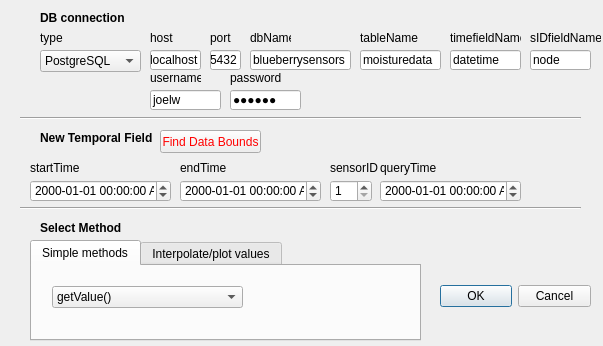
<?xml version="1.0" encoding="UTF-8"?>
<ui version="4.0">
 <class>TemporalFieldGatewayDialogBase</class>
 <widget class="QDialog" name="TemporalFieldGatewayDialogBase">
  <property name="geometry">
   <rect>
    <x>0</x>
    <y>0</y>
    <width>603</width>
    <height>346</height>
   </rect>
  </property>
  <property name="windowTitle">
   <string>Temporal Field Gateway</string>
  </property>
  <widget class="QDialogButtonBox" name="button_box">
   <property name="geometry">
    <rect>
     <x>440</x>
     <y>261</y>
     <width>151</width>
     <height>71</height>
    </rect>
   </property>
   <property name="orientation">
    <enum>Qt::Horizontal</enum>
   </property>
   <property name="standardButtons">
    <set>QDialogButtonBox::Cancel|QDialogButtonBox::Ok</set>
   </property>
  </widget>
  <widget class="QComboBox" name="dbType_comboBox">
   <property name="geometry">
    <rect>
     <x>40</x>
     <y>50</y>
     <width>101</width>
     <height>22</height>
    </rect>
   </property>
   <item>
    <property name="text">
     <string>PostgreSQL</string>
    </property>
   </item>
   <item>
    <property name="text">
     <string>MySQL</string>
    </property>
   </item>
  </widget>
  <widget class="QLabel" name="label">
   <property name="geometry">
    <rect>
     <x>40</x>
     <y>10</y>
     <width>131</width>
     <height>16</height>
    </rect>
   </property>
   <property name="text">
    <string>&lt;html&gt;&lt;head/&gt;&lt;body&gt;&lt;p&gt;&lt;span style=&quot; font-weight:600;&quot;&gt;DB connection&lt;/span&gt;&lt;/p&gt;&lt;/body&gt;&lt;/html&gt;</string>
   </property>
  </widget>
  <widget class="QLabel" name="label_3">
   <property name="geometry">
    <rect>
     <x>40</x>
     <y>130</y>
     <width>131</width>
     <height>16</height>
    </rect>
   </property>
   <property name="text">
    <string>&lt;html&gt;&lt;head/&gt;&lt;body&gt;&lt;p&gt;&lt;span style=&quot; font-weight:600;&quot;&gt;New Temporal Field&lt;/span&gt;&lt;/p&gt;&lt;/body&gt;&lt;/html&gt;</string>
   </property>
  </widget>
  <widget class="QDateTimeEdit" name="startTime">
   <property name="geometry">
    <rect>
     <x>30</x>
     <y>180</y>
     <width>141</width>
     <height>22</height>
    </rect>
   </property>
   <property name="displayFormat">
    <string>yyyy-MM-dd HH:mm:ss AP</string>
   </property>
   <property name="calendarPopup">
    <bool>false</bool>
   </property>
  </widget>
  <widget class="QDateTimeEdit" name="endTime">
   <property name="geometry">
    <rect>
     <x>180</x>
     <y>180</y>
     <width>141</width>
     <height>22</height>
    </rect>
   </property>
   <property name="displayFormat">
    <string>yyyy-MM-dd HH:mm:ss AP</string>
   </property>
   <property name="calendarPopup">
    <bool>false</bool>
   </property>
  </widget>
  <widget class="QDateTimeEdit" name="queryTime">
   <property name="geometry">
    <rect>
     <x>380</x>
     <y>180</y>
     <width>141</width>
     <height>22</height>
    </rect>
   </property>
   <property name="displayFormat">
    <string>yyyy-MM-dd HH:mm:ss AP</string>
   </property>
   <property name="calendarPopup">
    <bool>false</bool>
   </property>
  </widget>
  <widget class="QLabel" name="label_4">
   <property name="geometry">
    <rect>
     <x>30</x>
     <y>160</y>
     <width>51</width>
     <height>16</height>
    </rect>
   </property>
   <property name="text">
    <string>startTime</string>
   </property>
  </widget>
  <widget class="QLabel" name="label_5">
   <property name="geometry">
    <rect>
     <x>180</x>
     <y>160</y>
     <width>51</width>
     <height>16</height>
    </rect>
   </property>
   <property name="text">
    <string>endTime</string>
   </property>
  </widget>
  <widget class="QLabel" name="label_6">
   <property name="geometry">
    <rect>
     <x>330</x>
     <y>160</y>
     <width>51</width>
     <height>16</height>
    </rect>
   </property>
   <property name="text">
    <string>sensorID</string>
   </property>
  </widget>
  <widget class="QLabel" name="label_7">
   <property name="geometry">
    <rect>
     <x>380</x>
     <y>160</y>
     <width>71</width>
     <height>16</height>
    </rect>
   </property>
   <property name="text">
    <string>queryTime</string>
   </property>
  </widget>
  <widget class="QLabel" name="label_8">
   <property name="geometry">
    <rect>
     <x>40</x>
     <y>220</y>
     <width>131</width>
     <height>16</height>
    </rect>
   </property>
   <property name="text">
    <string>&lt;html&gt;&lt;head/&gt;&lt;body&gt;&lt;p&gt;&lt;span style=&quot; font-weight:600;&quot;&gt;Select Method&lt;/span&gt;&lt;/p&gt;&lt;/body&gt;&lt;/html&gt;</string>
   </property>
  </widget>
  <widget class="QSpinBox" name="sensorID">
   <property name="geometry">
    <rect>
     <x>330</x>
     <y>180</y>
     <width>42</width>
     <height>22</height>
    </rect>
   </property>
   <property name="minimum">
    <number>1</number>
   </property>
  </widget>
  <widget class="QPushButton" name="dataBounds">
   <property name="geometry">
    <rect>
     <x>160</x>
     <y>130</y>
     <width>101</width>
     <height>23</height>
    </rect>
   </property>
   <property name="palette">
    <palette>
     <active>
      <colorrole role="ButtonText">
       <brush brushstyle="SolidPattern">
        <color alpha="255">
         <red>255</red>
         <green>0</green>
         <blue>0</blue>
        </color>
       </brush>
      </colorrole>
     </active>
     <inactive>
      <colorrole role="ButtonText">
       <brush brushstyle="SolidPattern">
        <color alpha="255">
         <red>255</red>
         <green>0</green>
         <blue>0</blue>
        </color>
       </brush>
      </colorrole>
     </inactive>
     <disabled>
      <colorrole role="ButtonText">
       <brush brushstyle="SolidPattern">
        <color alpha="255">
         <red>120</red>
         <green>120</green>
         <blue>120</blue>
        </color>
       </brush>
      </colorrole>
     </disabled>
    </palette>
   </property>
   <property name="text">
    <string>Find Data Bounds</string>
   </property>
  </widget>
  <widget class="QLabel" name="label_9">
   <property name="geometry">
    <rect>
     <x>40</x>
     <y>30</y>
     <width>51</width>
     <height>16</height>
    </rect>
   </property>
   <property name="text">
    <string>type</string>
   </property>
  </widget>
  <widget class="QLabel" name="label_10">
   <property name="geometry">
    <rect>
     <x>150</x>
     <y>30</y>
     <width>51</width>
     <height>16</height>
    </rect>
   </property>
   <property name="text">
    <string>host</string>
   </property>
  </widget>
  <widget class="QLabel" name="label_11">
   <property name="geometry">
    <rect>
     <x>210</x>
     <y>30</y>
     <width>51</width>
     <height>16</height>
    </rect>
   </property>
   <property name="text">
    <string>port</string>
   </property>
  </widget>
  <widget class="QLabel" name="label_12">
   <property name="geometry">
    <rect>
     <x>250</x>
     <y>30</y>
     <width>41</width>
     <height>16</height>
    </rect>
   </property>
   <property name="text">
    <string>dbName</string>
   </property>
  </widget>
  <widget class="QLabel" name="label_13">
   <property name="geometry">
    <rect>
     <x>450</x>
     <y>30</y>
     <width>71</width>
     <height>16</height>
    </rect>
   </property>
   <property name="text">
    <string>timefieldName</string>
   </property>
  </widget>
  <widget class="QLabel" name="label_14">
   <property name="geometry">
    <rect>
     <x>360</x>
     <y>30</y>
     <width>61</width>
     <height>16</height>
    </rect>
   </property>
   <property name="text">
    <string>tableName</string>
   </property>
  </widget>
  <widget class="QLabel" name="label_15">
   <property name="geometry">
    <rect>
     <x>150</x>
     <y>70</y>
     <width>51</width>
     <height>16</height>
    </rect>
   </property>
   <property name="text">
    <string>username</string>
   </property>
  </widget>
  <widget class="QLabel" name="label_16">
   <property name="geometry">
    <rect>
     <x>230</x>
     <y>70</y>
     <width>51</width>
     <height>16</height>
    </rect>
   </property>
   <property name="text">
    <string>password</string>
   </property>
  </widget>
  <widget class="QLineEdit" name="host">
   <property name="geometry">
    <rect>
     <x>150</x>
     <y>50</y>
     <width>51</width>
     <height>20</height>
    </rect>
   </property>
   <property name="text">
    <string>localhost</string>
   </property>
  </widget>
  <widget class="QLineEdit" name="port">
   <property name="geometry">
    <rect>
     <x>210</x>
     <y>50</y>
     <width>31</width>
     <height>20</height>
    </rect>
   </property>
   <property name="text">
    <string>5432</string>
   </property>
  </widget>
  <widget class="QLineEdit" name="dbName">
   <property name="geometry">
    <rect>
     <x>250</x>
     <y>50</y>
     <width>101</width>
     <height>20</height>
    </rect>
   </property>
   <property name="text">
    <string>blueberrysensors</string>
   </property>
  </widget>
  <widget class="QLineEdit" name="tableName">
   <property name="geometry">
    <rect>
     <x>360</x>
     <y>50</y>
     <width>81</width>
     <height>20</height>
    </rect>
   </property>
   <property name="text">
    <string>moisturedata</string>
   </property>
  </widget>
  <widget class="QLineEdit" name="timefieldName">
   <property name="geometry">
    <rect>
     <x>450</x>
     <y>50</y>
     <width>71</width>
     <height>20</height>
    </rect>
   </property>
   <property name="text">
    <string>datetime</string>
   </property>
  </widget>
  <widget class="QLineEdit" name="username">
   <property name="geometry">
    <rect>
     <x>150</x>
     <y>90</y>
     <width>71</width>
     <height>20</height>
    </rect>
   </property>
   <property name="text">
    <string>joelw</string>
   </property>
  </widget>
  <widget class="QLineEdit" name="password">
   <property name="geometry">
    <rect>
     <x>230</x>
     <y>90</y>
     <width>71</width>
     <height>20</height>
    </rect>
   </property>
   <property name="text">
    <string>999jbw</string>
   </property>
   <property name="echoMode">
    <enum>QLineEdit::Password</enum>
   </property>
  </widget>
  <widget class="Line" name="line">
   <property name="geometry">
    <rect>
     <x>20</x>
     <y>110</y>
     <width>561</width>
     <height>16</height>
    </rect>
   </property>
   <property name="orientation">
    <enum>Qt::Horizontal</enum>
   </property>
  </widget>
  <widget class="Line" name="line_2">
   <property name="geometry">
    <rect>
     <x>20</x>
     <y>200</y>
     <width>561</width>
     <height>16</height>
    </rect>
   </property>
   <property name="orientation">
    <enum>Qt::Horizontal</enum>
   </property>
  </widget>
  <widget class="QTabWidget" name="methodTabs">
   <property name="geometry">
    <rect>
     <x>30</x>
     <y>240</y>
     <width>391</width>
     <height>101</height>
    </rect>
   </property>
   <property name="currentIndex">
    <number>0</number>
   </property>
   <widget class="QWidget" name="simplemethod">
    <attribute name="title">
     <string>Simple methods</string>
    </attribute>
    <widget class="QComboBox" name="method_comboBox">
     <property name="geometry">
      <rect>
       <x>20</x>
       <y>20</y>
       <width>191</width>
       <height>22</height>
      </rect>
     </property>
     <item>
      <property name="text">
       <string>getValue()</string>
      </property>
     </item>
     <item>
      <property name="text">
       <string>getAvg()</string>
      </property>
     </item>
     <item>
      <property name="text">
       <string>getMin()</string>
      </property>
     </item>
     <item>
      <property name="text">
       <string>getMax()</string>
      </property>
     </item>
    </widget>
   </widget>
   <widget class="QWidget" name="interpolatevalues">
    <attribute name="title">
     <string>Interpolate/plot values</string>
    </attribute>
    <widget class="QCheckBox" name="plotPoints">
     <property name="geometry">
      <rect>
       <x>10</x>
       <y>10</y>
       <width>70</width>
       <height>17</height>
      </rect>
     </property>
     <property name="text">
      <string>Plot points</string>
     </property>
    </widget>
    <widget class="QCheckBox" name="outputCSV">
     <property name="geometry">
      <rect>
       <x>220</x>
       <y>10</y>
       <width>121</width>
       <height>17</height>
      </rect>
     </property>
     <property name="text">
      <string>Output Data to CSV</string>
     </property>
    </widget>
    <widget class="QSpinBox" name="interval">
     <property name="geometry">
      <rect>
       <x>150</x>
       <y>40</y>
       <width>51</width>
       <height>22</height>
      </rect>
     </property>
     <property name="minimum">
      <number>1</number>
     </property>
     <property name="maximum">
      <number>999999999</number>
     </property>
    </widget>
    <widget class="QLineEdit" name="outFolder">
     <property name="geometry">
      <rect>
       <x>220</x>
       <y>50</y>
       <width>161</width>
       <height>20</height>
      </rect>
     </property>
     <property name="text">
      <string>C:/Users/Joel/Desktop</string>
     </property>
    </widget>
    <widget class="QLabel" name="label_18">
     <property name="geometry">
      <rect>
       <x>220</x>
       <y>30</y>
       <width>51</width>
       <height>16</height>
      </rect>
     </property>
     <property name="text">
      <string>outFolder</string>
     </property>
    </widget>
    <widget class="QCheckBox" name="plotInterval">
     <property name="geometry">
      <rect>
       <x>10</x>
       <y>40</y>
       <width>131</width>
       <height>17</height>
      </rect>
     </property>
     <property name="text">
      <string>Calculate Interval (min)</string>
     </property>
    </widget>
    <widget class="Line" name="line_4">
     <property name="geometry">
      <rect>
       <x>210</x>
       <y>10</y>
       <width>3</width>
       <height>61</height>
      </rect>
     </property>
     <property name="orientation">
      <enum>Qt::Vertical</enum>
     </property>
    </widget>
   </widget>
  </widget>
  <widget class="QLabel" name="label_19">
   <property name="geometry">
    <rect>
     <x>530</x>
     <y>30</y>
     <width>71</width>
     <height>16</height>
    </rect>
   </property>
   <property name="text">
    <string>sIDfieldName</string>
   </property>
  </widget>
  <widget class="QLineEdit" name="sIDfieldName">
   <property name="geometry">
    <rect>
     <x>530</x>
     <y>50</y>
     <width>61</width>
     <height>20</height>
    </rect>
   </property>
   <property name="text">
    <string>node</string>
   </property>
  </widget>
 </widget>
 <resources/>
 <connections>
  <connection>
   <sender>button_box</sender>
   <signal>accepted()</signal>
   <receiver>TemporalFieldGatewayDialogBase</receiver>
   <slot>accept()</slot>
   <hints>
    <hint type="sourcelabel">
     <x>20</x>
     <y>20</y>
    </hint>
    <hint type="destinationlabel">
     <x>20</x>
     <y>20</y>
    </hint>
   </hints>
  </connection>
  <connection>
   <sender>button_box</sender>
   <signal>rejected()</signal>
   <receiver>TemporalFieldGatewayDialogBase</receiver>
   <slot>reject()</slot>
   <hints>
    <hint type="sourcelabel">
     <x>20</x>
     <y>20</y>
    </hint>
    <hint type="destinationlabel">
     <x>20</x>
     <y>20</y>
    </hint>
   </hints>
  </connection>
 </connections>
</ui>
